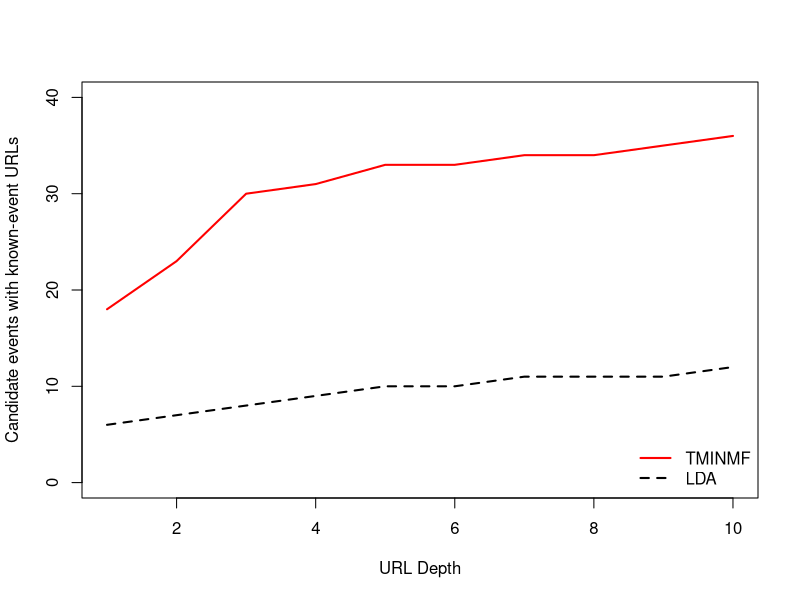
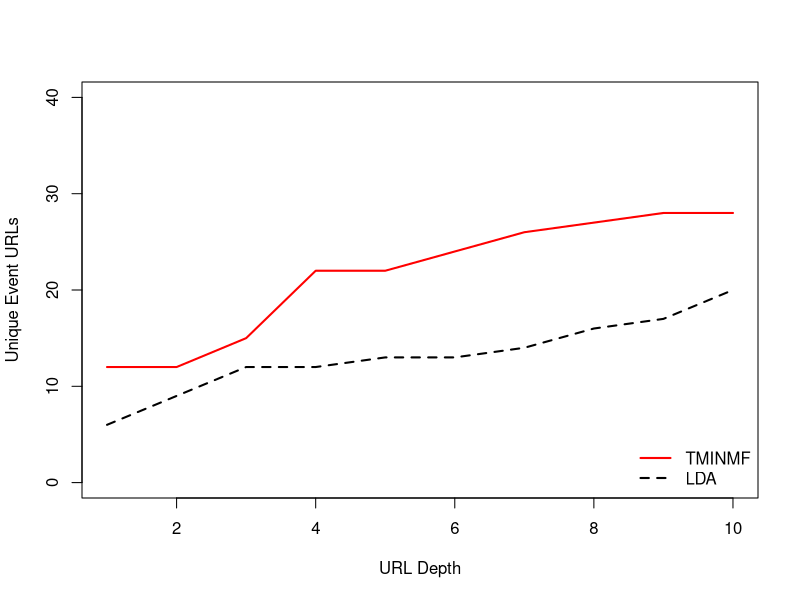
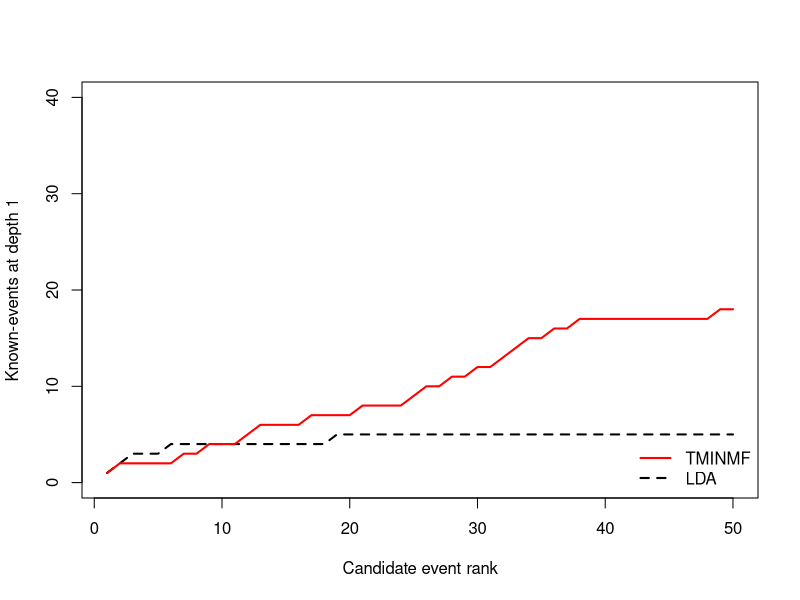
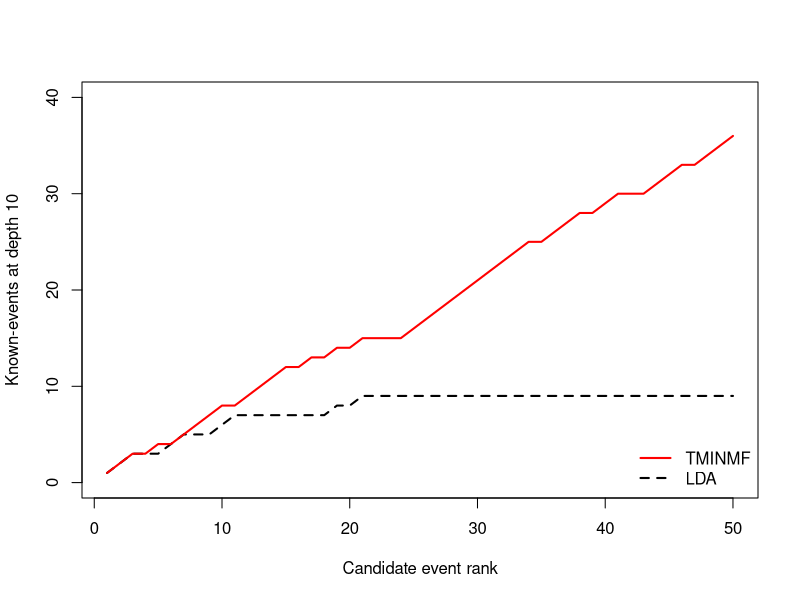

Source code (R) for these figures, in order:
setwd("/Users/cwillis/dev/uiucGSLIS/sigir-2016/plots")

par(mfrow=c(1,1))
pdf("events_at_depth.pdf")
# Number of candidate events returning known-event URLs at depths 1-10:
x <- seq(1:10)
lda <- c(6,7,8,9,10,10,11,11,11,12)
nmf <- c(18,23,30,31,33,33,34,34,35,36)
plot (lda ~ x, type="l", lty=2, lwd=2, xlab="URL Depth", ylab="Candidate events with known-event URLs", ylim=c(0,40))
lines (nmf ~ x, lty=1, lwd=2, col="red")
legend("bottomright", c("TMINMF", "LDA"), col = c("red", "black"), lwd=2, lty=c(1,2),bty="n")
t.test(lda, nmf)
dev.off()


#Number of unique known-event URLs returned by each system at depths 1-10:
pdf("unique_urls_at_depth.pdf")
lda <- c(6,9,12,12,13,13,14,16,17,20)
nmf <- c(12,12,15,22,22,24,26,27,28,28)
plot (lda ~ x, type="l", lty=2, lwd=2, xlab="URL Depth", ylab="Unique Event URLs", ylim=c(0,40))
lines (nmf ~ x, lty=1, lwd=2, col="red")
legend("bottomright", c("TMINMF", "LDA"), col = c("red", "black"), lwd=2, lty=c(1,2),bty="n")
t.test(lda, nmf)
dev.off()


pdf("events_at_rank_1.pdf")
# Number of candidate events returning known-event URLs at depth 10, by candidate rank:
x <- rep(1:50)
lda <- c(1,2,3,3,3,4,4,4,4,4,4,4,4,4,4,4,4,4,5,5,5,5,5,5,5,5,5,5,5,5,5,5,5,5,5,5,5,5,5,5,5,5,5,5,5,5,5,5,5,5)
nmf <- c(1,2,2,2,2,2,3,3,4,4,4,5,6,6,6,6,7,7,7,7,8,8,8,8,9,10,10,11,11,12,12,13,14,15,15,16,16,17,17,17,17,17,17,17,17,17,17,17,18,18)
plot(lda ~ x, type="l", lwd=2, lty=2, xlab="Candidate event rank", ylab="Known-events at depth 1", ylim=c(0,40))
lines(nmf ~ x, type="l", lwd=2, lty=1, col="red")
legend("bottomright", c("TMINMF", "LDA"), col = c("red", "black"), lwd=2, lty=c(1,2),bty="n")
dev.off()

pdf("events_at_rank_10.pdf")
lda <- c(1,2,3,3,3,4,5,5,5,6,7,7,7,7,7,7,7,7,8,8,9,9,9,9,9,9,9,9,9,9,9,9,9,9,9,9,9,9,9,9,9,9,9,9,9,9,9,9,9,9)
nmf <- c(1,2,3,3,4,4,5,6,7,8,8,9,10,11,12,12,13,13,14,14,15,15,15,15,16,17,18,19,20,21,22,23,24,25,25,26,27,28,28,29,30,30,30,31,32,33,33,34,35,36)
plot(lda ~ x, type="l", lwd=2, lty=2, xlab="Candidate event rank", ylab="Known-events at depth 10", ylim=c(0,40))
lines(nmf ~ x, type="l", lwd=2, lty=1, col="red")
legend("bottomright", c("TMINMF", "LDA"), col = c("red", "black"), lwd=2, lty=c(1,2),bty="n")
dev.off()
